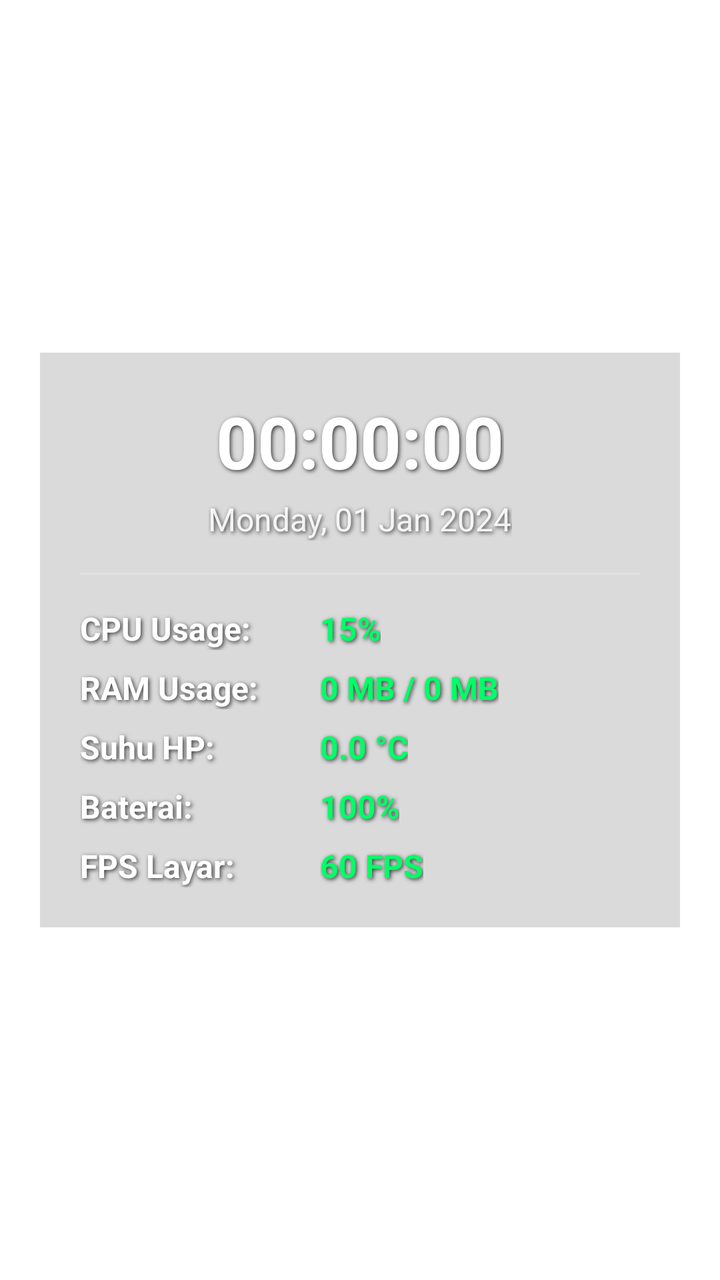
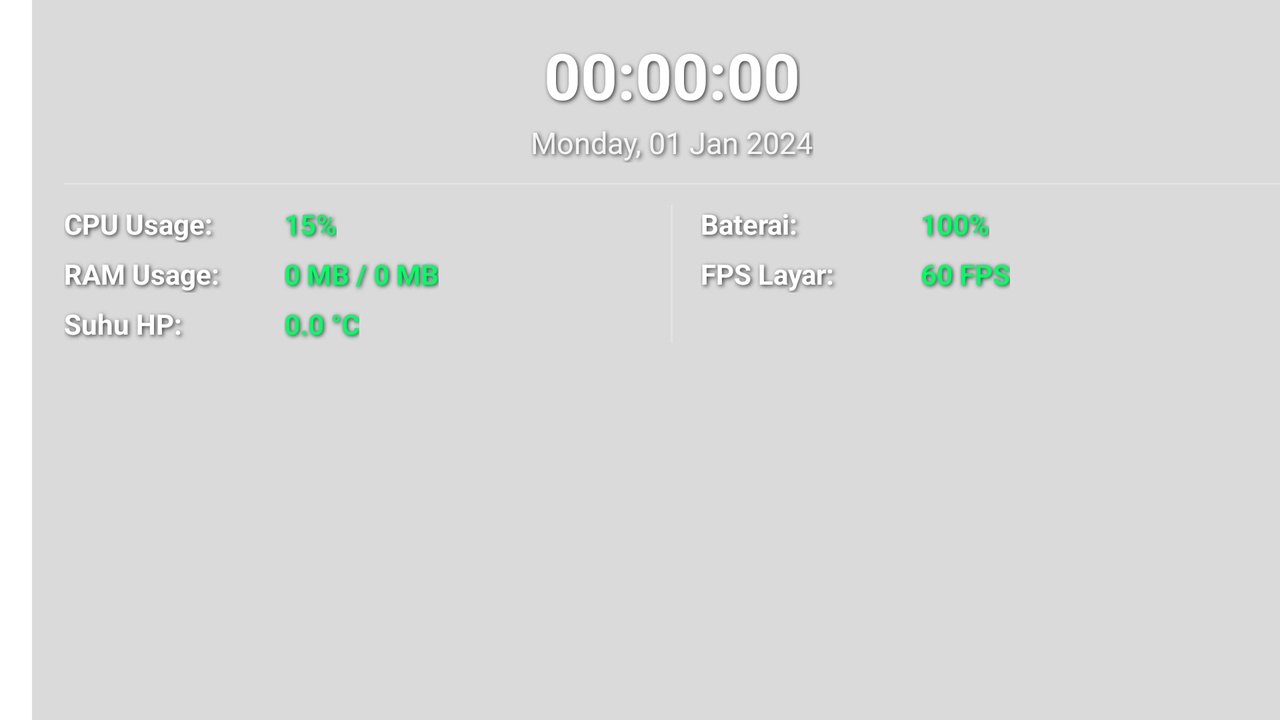

Compare how this app lays out the same screen by default and in its alternative resource folder. The renders come first, then the two layout files and the values they reference.
<!-- AndroidManifest.xml: application theme Theme.Pcstat -->
<!-- res/layout/fragment_dashboard.xml -->
<?xml version="1.0" encoding="utf-8"?>
<androidx.constraintlayout.widget.ConstraintLayout xmlns:android="http://schemas.android.com/apk/res/android"
    xmlns:app="http://schemas.android.com/apk/res-auto"
    android:id="@+id/dashboardLayout"
    android:layout_width="match_parent"
    android:layout_height="match_parent"
    android:background="@android:color/transparent">

    
    <LinearLayout
        android:layout_width="0dp"
        android:layout_height="wrap_content"
        android:layout_marginHorizontal="20dp"
        android:background="#25000000"
        android:orientation="vertical"
        android:padding="20dp"
        app:layout_constraintBottom_toBottomOf="parent"
        app:layout_constraintEnd_toEndOf="parent"
        app:layout_constraintStart_toStartOf="parent"
        app:layout_constraintTop_toTopOf="parent"
        app:layout_constraintWidth_max="450dp">

        
        <TextView
            android:id="@+id/tvTime"
            android:layout_width="wrap_content"
            android:layout_height="wrap_content"
            android:layout_gravity="center_horizontal"
            android:shadowColor="#C0000000"
            android:shadowDx="1.5"
            android:shadowDy="2.0"
            android:shadowRadius="5"
            android:text="00:00:00"
            android:textColor="@android:color/white"
            android:textSize="36sp"
            android:textStyle="bold" />

        
        <TextView
            android:id="@+id/tvDate"
            android:layout_width="wrap_content"
            android:layout_height="wrap_content"
            android:layout_gravity="center_horizontal"
            android:layout_marginTop="4dp"
            android:shadowColor="#C0000000"
            android:shadowDx="1.5"
            android:shadowDy="2.0"
            android:shadowRadius="5"
            android:text="Monday, 01 Jan 2024"
            android:textColor="#E6FFFFFF"
            android:textSize="16sp" />

        
        <View
            android:layout_width="match_parent"
            android:layout_height="1dp"
            android:layout_gravity="center_horizontal"
            android:layout_marginVertical="16dp"
            android:background="#33FFFFFF" />

        
        <LinearLayout
            android:layout_width="match_parent"
            android:layout_height="wrap_content"
            android:layout_marginBottom="8dp"
            android:orientation="horizontal">

            <TextView
                android:layout_width="120dp"
                android:layout_height="wrap_content"
                android:shadowColor="#C0000000"
                android:shadowDx="1.5"
                android:shadowDy="2.0"
                android:shadowRadius="5"
                android:text="CPU Usage:"
                android:textColor="@android:color/white"
                android:textSize="16sp"
                android:textStyle="bold" />

            <TextView
                android:id="@+id/tvCpuUsage"
                android:layout_width="wrap_content"
                android:layout_height="wrap_content"
                android:shadowColor="#C0000000"
                android:shadowDx="1.5"
                android:shadowDy="2.0"
                android:shadowRadius="5"
                android:text="15%"
                android:textColor="#00FF66"
                android:textSize="16sp"
                android:textStyle="bold" />
        </LinearLayout>

        
        <LinearLayout
            android:layout_width="match_parent"
            android:layout_height="wrap_content"
            android:layout_marginBottom="8dp"
            android:orientation="horizontal">

            <TextView
                android:layout_width="120dp"
                android:layout_height="wrap_content"
                android:shadowColor="#C0000000"
                android:shadowDx="1.5"
                android:shadowDy="2.0"
                android:shadowRadius="5"
                android:text="RAM Usage:"
                android:textColor="@android:color/white"
                android:textSize="16sp"
                android:textStyle="bold" />

            <TextView
                android:id="@+id/tvRamUsage"
                android:layout_width="wrap_content"
                android:layout_height="wrap_content"
                android:shadowColor="#C0000000"
                android:shadowDx="1.5"
                android:shadowDy="2.0"
                android:shadowRadius="5"
                android:text="0 MB / 0 MB"
                android:textColor="#00FF66"
                android:textSize="16sp"
                android:textStyle="bold" />
        </LinearLayout>

        
        <LinearLayout
            android:layout_width="match_parent"
            android:layout_height="wrap_content"
            android:layout_marginBottom="8dp"
            android:orientation="horizontal">

            <TextView
                android:layout_width="120dp"
                android:layout_height="wrap_content"
                android:shadowColor="#C0000000"
                android:shadowDx="1.5"
                android:shadowDy="2.0"
                android:shadowRadius="5"
                android:text="Suhu HP:"
                android:textColor="@android:color/white"
                android:textSize="16sp"
                android:textStyle="bold" />

            <TextView
                android:id="@+id/tvTemperature"
                android:layout_width="wrap_content"
                android:layout_height="wrap_content"
                android:shadowColor="#C0000000"
                android:shadowDx="1.5"
                android:shadowDy="2.0"
                android:shadowRadius="5"
                android:text="0.0 °C"
                android:textColor="#00FF66"
                android:textSize="16sp"
                android:textStyle="bold" />
        </LinearLayout>

        
        <LinearLayout
            android:layout_width="match_parent"
            android:layout_height="wrap_content"
            android:layout_marginBottom="8dp"
            android:orientation="horizontal">

            <TextView
                android:layout_width="120dp"
                android:layout_height="wrap_content"
                android:shadowColor="#C0000000"
                android:shadowDx="1.5"
                android:shadowDy="2.0"
                android:shadowRadius="5"
                android:text="Baterai:"
                android:textColor="@android:color/white"
                android:textSize="16sp"
                android:textStyle="bold" />

            <TextView
                android:id="@+id/tvBatteryUsage"
                android:layout_width="wrap_content"
                android:layout_height="wrap_content"
                android:shadowColor="#C0000000"
                android:shadowDx="1.5"
                android:shadowDy="2.0"
                android:shadowRadius="5"
                android:text="100%"
                android:textColor="#00FF66"
                android:textSize="16sp"
                android:textStyle="bold" />
        </LinearLayout>

        
        <LinearLayout
            android:layout_width="match_parent"
            android:layout_height="wrap_content"
            android:orientation="horizontal">

            <TextView
                android:layout_width="120dp"
                android:layout_height="wrap_content"
                android:shadowColor="#C0000000"
                android:shadowDx="1.5"
                android:shadowDy="2.0"
                android:shadowRadius="5"
                android:text="FPS Layar:"
                android:textColor="@android:color/white"
                android:textSize="16sp"
                android:textStyle="bold" />

            <TextView
                android:id="@+id/tvFpsMobile"
                android:layout_width="wrap_content"
                android:layout_height="wrap_content"
                android:shadowColor="#C0000000"
                android:shadowDx="1.5"
                android:shadowDy="2.0"
                android:shadowRadius="5"
                android:text="60 FPS"
                android:textColor="#00FF66"
                android:textSize="16sp"
                android:textStyle="bold" />
        </LinearLayout>

    </LinearLayout>

    
    <ImageButton
        android:id="@+id/btnBurger"
        android:layout_width="48dp"
        android:layout_height="48dp"
        android:layout_marginTop="16dp"
        android:layout_marginEnd="16dp"
        android:background="?attr/selectableItemBackgroundBorderless"
        android:contentDescription="@string/menu_desc"
        android:elevation="8dp"
        android:src="@drawable/ic_menu"
        app:layout_constraintEnd_toEndOf="parent"
        app:layout_constraintTop_toTopOf="parent" />

</androidx.constraintlayout.widget.ConstraintLayout>
<!-- resources referenced by this layout -->
<resources>
  <string name="menu_desc">Menu</string>
  <style name="Theme.Pcstat" parent="Theme.MaterialComponents.DayNight.NoActionBar">
          
          <item name="colorPrimary">@color/purple_500</item>
          <item name="colorPrimaryVariant">@color/purple_700</item>
          <item name="colorOnPrimary">@color/white</item>
          
          <item name="colorSecondary">@color/teal_200</item>
          <item name="colorSecondaryVariant">@color/teal_700</item>
          <item name="colorOnSecondary">@color/black</item>
          
          <item name="android:statusBarColor">@android:color/transparent</item>
          <item name="android:navigationBarColor">@android:color/transparent</item>
          <item name="android:windowDrawsSystemBarBackgrounds">true</item>
          
      </style>
</resources>
<!-- res/layout-land/fragment_dashboard.xml (the repository's variant of the layout above) -->
<!-- drawn on the phone turned sideways -->
<?xml version="1.0" encoding="utf-8"?>
<androidx.constraintlayout.widget.ConstraintLayout xmlns:android="http://schemas.android.com/apk/res/android"
    xmlns:app="http://schemas.android.com/apk/res-auto"
    android:id="@+id/dashboardLayout"
    android:layout_width="match_parent"
    android:layout_height="match_parent"
    android:background="@android:color/transparent">

    <ScrollView
        android:layout_width="match_parent"
        android:layout_height="match_parent"
        android:fillViewport="true"
        android:scrollbars="none">

        
        <LinearLayout
            android:layout_width="match_parent"
            android:layout_height="wrap_content"
            android:layout_gravity="center_vertical"
            android:layout_marginHorizontal="16dp"
            android:layout_marginVertical="12dp"
            android:background="#25000000"
            android:orientation="vertical"
            android:padding="16dp">

            
            <LinearLayout
                android:layout_width="match_parent"
                android:layout_height="wrap_content"
                android:gravity="center_horizontal"
                android:orientation="vertical">

                <TextView
                    android:id="@+id/tvTime"
                    android:layout_width="wrap_content"
                    android:layout_height="wrap_content"
                    android:shadowColor="#C0000000"
                    android:shadowDx="1.5"
                    android:shadowDy="2.0"
                    android:shadowRadius="5"
                    android:text="00:00:00"
                    android:textColor="@android:color/white"
                    android:textSize="32sp"
                    android:textStyle="bold" />

                <TextView
                    android:id="@+id/tvDate"
                    android:layout_width="wrap_content"
                    android:layout_height="wrap_content"
                    android:layout_marginTop="2dp"
                    android:shadowColor="#C0000000"
                    android:shadowDx="1.5"
                    android:shadowDy="2.0"
                    android:shadowRadius="5"
                    android:text="Monday, 01 Jan 2024"
                    android:textColor="#E6FFFFFF"
                    android:textSize="15sp" />
            </LinearLayout>

            <View
                android:layout_width="match_parent"
                android:layout_height="1dp"
                android:layout_marginVertical="10dp"
                android:background="#33FFFFFF" />

            
            <LinearLayout
                android:layout_width="match_parent"
                android:layout_height="wrap_content"
                android:baselineAligned="false"
                android:orientation="horizontal">

                
                <LinearLayout
                    android:layout_width="0dp"
                    android:layout_height="wrap_content"
                    android:layout_weight="1"
                    android:orientation="vertical"
                    android:paddingEnd="8dp">

                    <LinearLayout
                        android:layout_width="match_parent"
                        android:layout_height="wrap_content"
                        android:layout_marginBottom="6dp"
                        android:orientation="horizontal">

                        <TextView
                            android:layout_width="110dp"
                            android:layout_height="wrap_content"
                            android:shadowColor="#C0000000"
                            android:shadowDx="1.5"
                            android:shadowDy="2.0"
                            android:shadowRadius="5"
                            android:text="CPU Usage:"
                            android:textColor="@android:color/white"
                            android:textSize="14sp"
                            android:textStyle="bold" />

                        <TextView
                            android:id="@+id/tvCpuUsage"
                            android:layout_width="wrap_content"
                            android:layout_height="wrap_content"
                            android:shadowColor="#C0000000"
                            android:shadowDx="1.5"
                            android:shadowDy="2.0"
                            android:shadowRadius="5"
                            android:text="15%"
                            android:textColor="#00FF66"
                            android:textSize="14sp"
                            android:textStyle="bold" />
                    </LinearLayout>

                    <LinearLayout
                        android:layout_width="match_parent"
                        android:layout_height="wrap_content"
                        android:layout_marginBottom="6dp"
                        android:orientation="horizontal">

                        <TextView
                            android:layout_width="110dp"
                            android:layout_height="wrap_content"
                            android:shadowColor="#C0000000"
                            android:shadowDx="1.5"
                            android:shadowDy="2.0"
                            android:shadowRadius="5"
                            android:text="RAM Usage:"
                            android:textColor="@android:color/white"
                            android:textSize="14sp"
                            android:textStyle="bold" />

                        <TextView
                            android:id="@+id/tvRamUsage"
                            android:layout_width="wrap_content"
                            android:layout_height="wrap_content"
                            android:shadowColor="#C0000000"
                            android:shadowDx="1.5"
                            android:shadowDy="2.0"
                            android:shadowRadius="5"
                            android:text="0 MB / 0 MB"
                            android:textColor="#00FF66"
                            android:textSize="14sp"
                            android:textStyle="bold" />
                    </LinearLayout>

                    <LinearLayout
                        android:layout_width="match_parent"
                        android:layout_height="wrap_content"
                        android:orientation="horizontal">

                        <TextView
                            android:layout_width="110dp"
                            android:layout_height="wrap_content"
                            android:shadowColor="#C0000000"
                            android:shadowDx="1.5"
                            android:shadowDy="2.0"
                            android:shadowRadius="5"
                            android:text="Suhu HP:"
                            android:textColor="@android:color/white"
                            android:textSize="14sp"
                            android:textStyle="bold" />

                        <TextView
                            android:id="@+id/tvTemperature"
                            android:layout_width="wrap_content"
                            android:layout_height="wrap_content"
                            android:shadowColor="#C0000000"
                            android:shadowDx="1.5"
                            android:shadowDy="2.0"
                            android:shadowRadius="5"
                            android:text="0.0 °C"
                            android:textColor="#00FF66"
                            android:textSize="14sp"
                            android:textStyle="bold" />
                    </LinearLayout>
                </LinearLayout>

                
                <View
                    android:layout_width="1dp"
                    android:layout_height="match_parent"
                    android:layout_marginHorizontal="6dp"
                    android:background="#33FFFFFF" />

                
                <LinearLayout
                    android:layout_width="0dp"
                    android:layout_height="wrap_content"
                    android:layout_weight="1"
                    android:orientation="vertical"
                    android:paddingStart="8dp">

                    <LinearLayout
                        android:layout_width="match_parent"
                        android:layout_height="wrap_content"
                        android:layout_marginBottom="6dp"
                        android:orientation="horizontal">

                        <TextView
                            android:layout_width="110dp"
                            android:layout_height="wrap_content"
                            android:shadowColor="#C0000000"
                            android:shadowDx="1.5"
                            android:shadowDy="2.0"
                            android:shadowRadius="5"
                            android:text="Baterai:"
                            android:textColor="@android:color/white"
                            android:textSize="14sp"
                            android:textStyle="bold" />

                        <TextView
                            android:id="@+id/tvBatteryUsage"
                            android:layout_width="wrap_content"
                            android:layout_height="wrap_content"
                            android:shadowColor="#C0000000"
                            android:shadowDx="1.5"
                            android:shadowDy="2.0"
                            android:shadowRadius="5"
                            android:text="100%"
                            android:textColor="#00FF66"
                            android:textSize="14sp"
                            android:textStyle="bold" />
                    </LinearLayout>

                    <LinearLayout
                        android:layout_width="match_parent"
                        android:layout_height="wrap_content"
                        android:orientation="horizontal">

                        <TextView
                            android:layout_width="110dp"
                            android:layout_height="wrap_content"
                            android:shadowColor="#C0000000"
                            android:shadowDx="1.5"
                            android:shadowDy="2.0"
                            android:shadowRadius="5"
                            android:text="FPS Layar:"
                            android:textColor="@android:color/white"
                            android:textSize="14sp"
                            android:textStyle="bold" />

                        <TextView
                            android:id="@+id/tvFpsMobile"
                            android:layout_width="wrap_content"
                            android:layout_height="wrap_content"
                            android:shadowColor="#C0000000"
                            android:shadowDx="1.5"
                            android:shadowDy="2.0"
                            android:shadowRadius="5"
                            android:text="60 FPS"
                            android:textColor="#00FF66"
                            android:textSize="14sp"
                            android:textStyle="bold" />
                    </LinearLayout>

                </LinearLayout>

            </LinearLayout>

        </LinearLayout>
    </ScrollView>

    
    <ImageButton
        android:id="@+id/btnBurger"
        android:layout_width="48dp"
        android:layout_height="48dp"
        android:layout_marginTop="12dp"
        android:layout_marginEnd="16dp"
        android:background="?attr/selectableItemBackgroundBorderless"
        android:contentDescription="@string/menu_desc"
        android:elevation="8dp"
        android:src="@drawable/ic_menu"
        app:layout_constraintEnd_toEndOf="parent"
        app:layout_constraintTop_toTopOf="parent" />

</androidx.constraintlayout.widget.ConstraintLayout>
